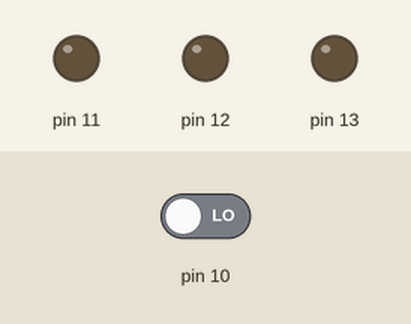
A sketch run on a simulated Arduino Uno, built with avr-gcc and run on an emulated ATmega328P. Parts: output pins drawn as LEDs (lit = HIGH). The inputs (shaded band) are chosen by the test bench; at power-on: pin 10 LOW.

Above: at 1.2 s.
1.3 s: pin 10 driven HIGH
At 1.7 s:
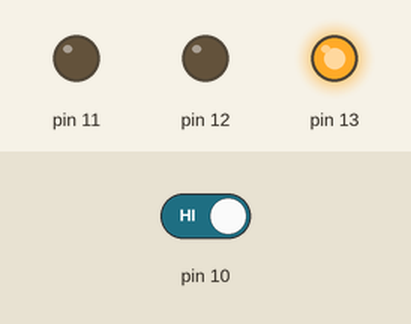
At 2.6 s:
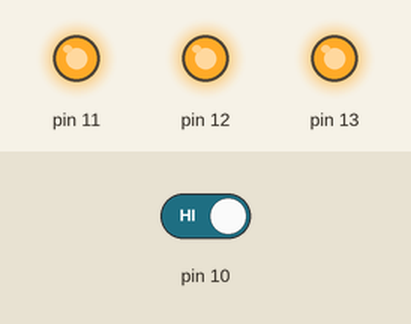
3.8 s: pin 10 driven LOW
At 6.1 s:
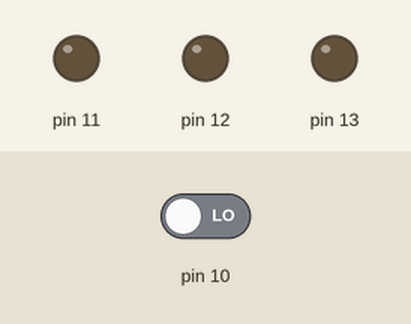
Timing chart, 0 to 7.6 s (numbered marks = the images above; inputs shaded):
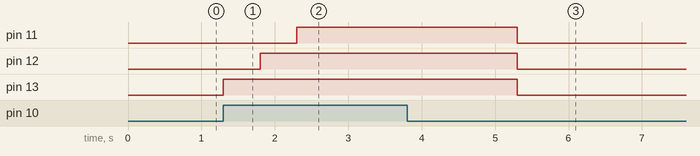

Measured:
- after the input at 1.3 s, pin 11: LOW → HIGH after 1.0 s; pin 12: LOW → HIGH after 0.50 s; pin 13: LOW → HIGH at once
- after the input at 3.8 s, pin 11–13: HIGH → LOW after 1.5 s

The sketch:

Sem_foro_com_bot_o_no_Arduino.ino
```cpp
// C++ code
//
int A = 0;

void setup()
{
  pinMode(10, INPUT);
  pinMode(13, OUTPUT);
  pinMode(12, OUTPUT);
  pinMode(11, OUTPUT);
}

void loop()
{
  if (digitalRead(10) >= HIGH) {
    digitalWrite(13, HIGH);
    delay(500); // Wait for 500 millisecond(s)
    digitalWrite(12, HIGH);
    delay(500); // Wait for 500 millisecond(s)
    digitalWrite(11, HIGH);
    delay(1000); // Wait for 1000 millisecond(s)
  }
  if (digitalRead(10) <= LOW) {
    digitalWrite(13, LOW);
    digitalWrite(12, LOW);
    digitalWrite(11, LOW);
  }
}
```
